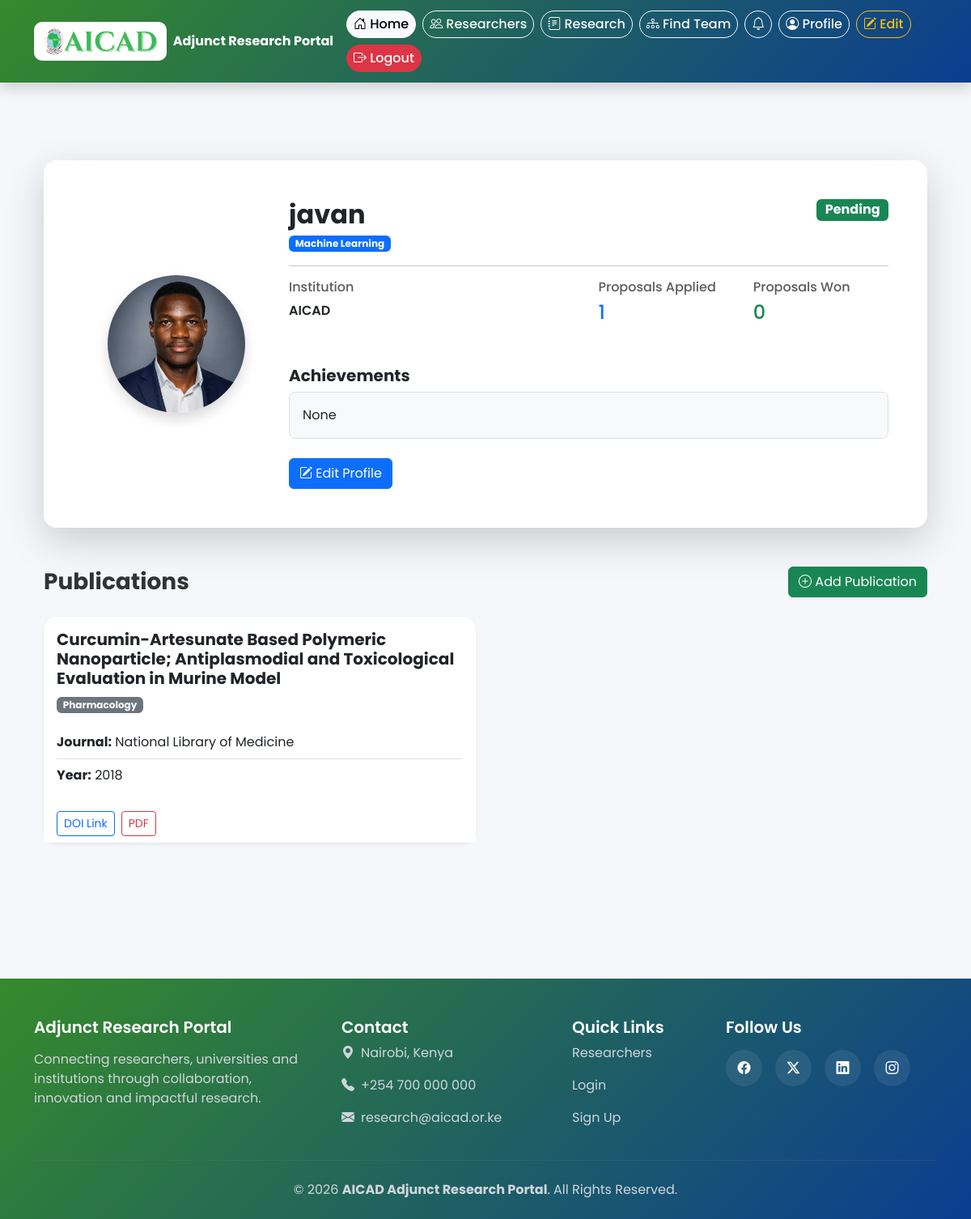
/profile/ (signed in), run on an earlier commit of the app's database.
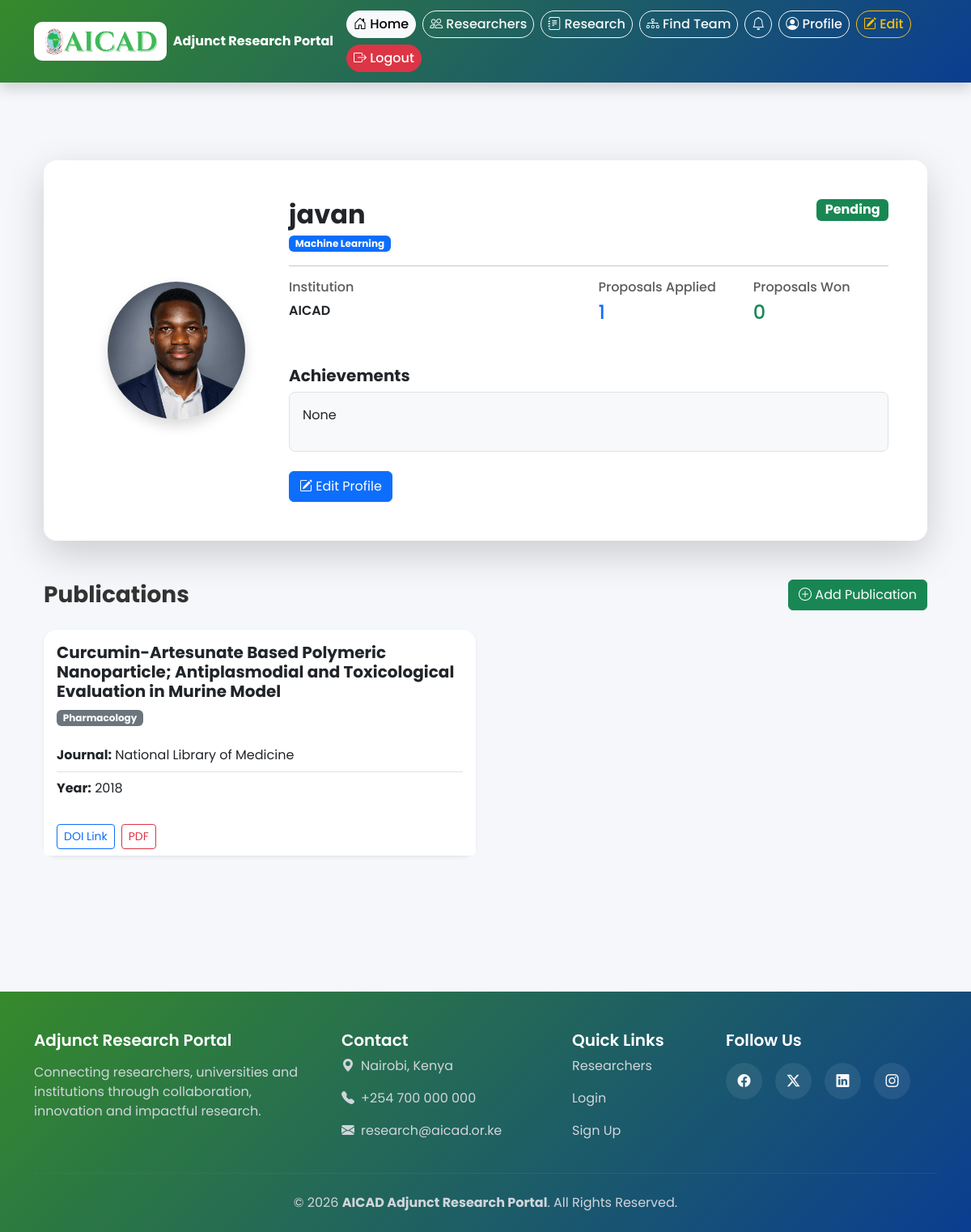
And on a later commit of the database.
### accounts/views.py (the view)
# urls.py: path('profile/', views.profile_view, name='profile'),
@login_required
def profile_view(request):
    profile = get_or_create_profile(request.user)
    return render(
        request,
        'profile.html',
        {'profile': profile}
    )

### accounts/utils.py (called while the page is built)
def get_or_create_profile(user):
    profile, created = ResearcherProfile.objects.get_or_create(
        user=user,
        defaults={
            'research_area': '',
            'institution': '',
            'achievements': '',
            'proposals_applied': 0,
            'proposals_won': 0,
        }
    )
    return profile

### templates/profile.html (shortened to what the changed rows need)
{% extends 'base.html' %}
{% block content %}
<div class="container py-5">
    <div class="card border-0 shadow-lg rounded-4 mb-5">
        <div class="card-body p-5">
            <div class="row align-items-center">
                <div class="col-lg-9">
                    <div class="d-flex justify-content-between align-items-start flex-wrap">
                        <div>
                            <h2 class="fw-bold mb-1">
                                {{ profile.user.username }}
                            </h2>
                        </div>
                    </div>
                </div>
            </div>
        </div>
    </div>
</div>
{% endblock %}

What changed in the data, as far as the page shows it:
changed ResearcherProfile "Pending": achievements "None" → "<p>None</p>" (drawn)
